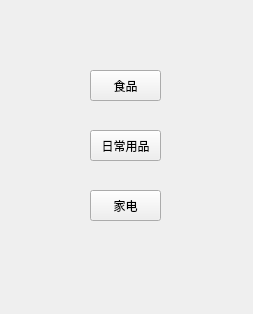
<?xml version="1.0" encoding="UTF-8"?>
<ui version="4.0">
 <class>Add</class>
 <widget class="QWidget" name="Add">
  <property name="geometry">
   <rect>
    <x>0</x>
    <y>0</y>
    <width>253</width>
    <height>314</height>
   </rect>
  </property>
  <property name="windowTitle">
   <string>Form</string>
  </property>
  <widget class="QPushButton" name="pushButton_2">
   <property name="geometry">
    <rect>
     <x>90</x>
     <y>70</y>
     <width>71</width>
     <height>31</height>
    </rect>
   </property>
   <property name="text">
    <string>食品</string>
   </property>
  </widget>
  <widget class="QPushButton" name="pushButton_3">
   <property name="geometry">
    <rect>
     <x>90</x>
     <y>130</y>
     <width>71</width>
     <height>31</height>
    </rect>
   </property>
   <property name="text">
    <string>日常用品</string>
   </property>
  </widget>
  <widget class="QPushButton" name="pushButton_4">
   <property name="geometry">
    <rect>
     <x>90</x>
     <y>190</y>
     <width>71</width>
     <height>31</height>
    </rect>
   </property>
   <property name="text">
    <string>家电</string>
   </property>
  </widget>
 </widget>
 <resources/>
 <connections/>
</ui>
